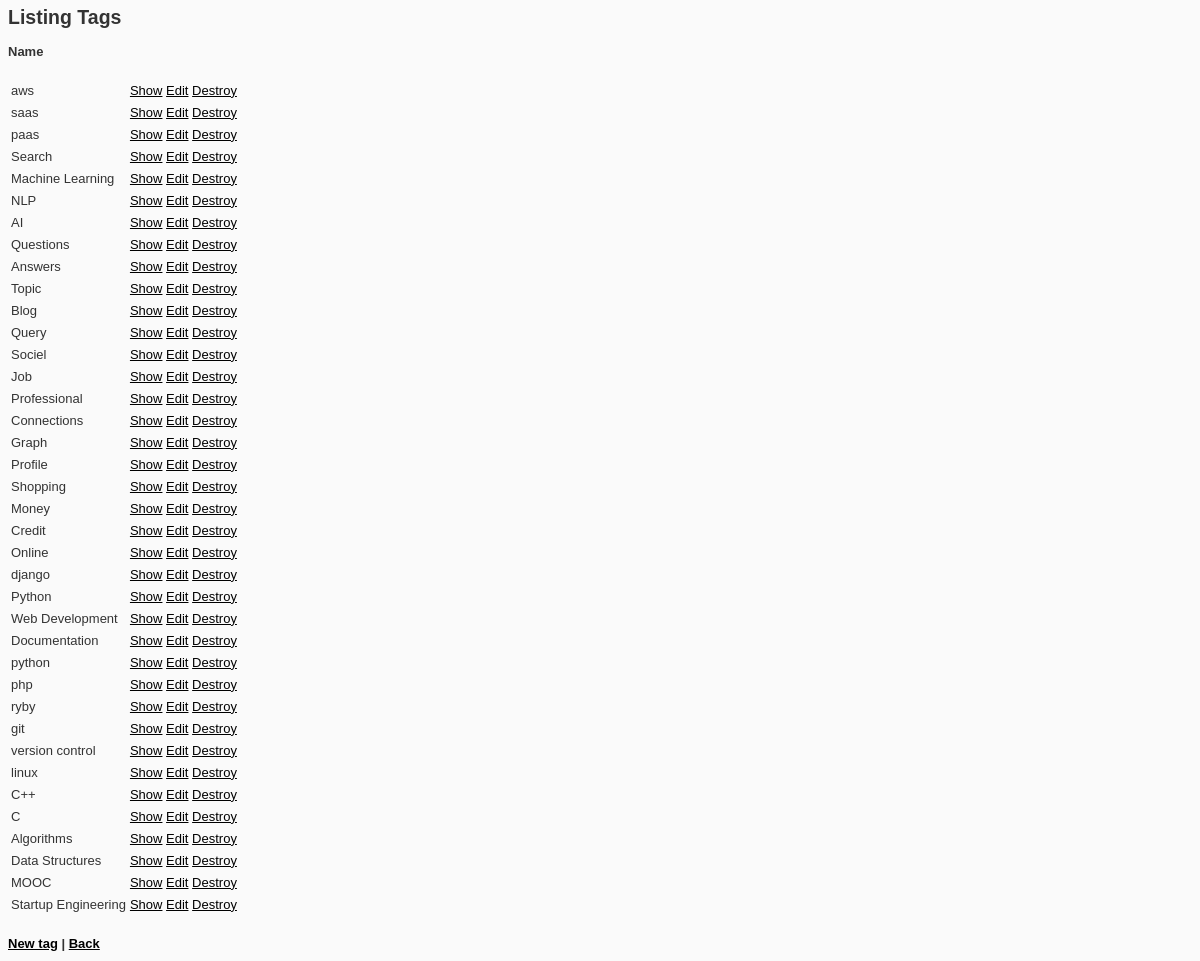
The app's page /tags/ with its own data.
### bookmark/models.py (models this page shows, shortened)
@python_2_unicode_compatible
class T_Tag(models.Model):
	TagID = models.AutoField(primary_key=True)
	Tag = models.CharField(max_length=100)

### bookmark/views.py (the view)
# urls.py: url(r'^tags/$', views.showTags, name='showTags'),
def showTags(request):
	tag_list =  T_Tag.objects.all()
	context = {
	'tag_list': tag_list,
	}
	return render(request,'bookmark/tags.html', context)

### bookmark/templates/bookmark/tags.html (shortened to what this page needs)
{% load staticfiles %}
<link rel="stylesheet" type="text/css" href="{% static 'bookmark/style.css' %}" />
<body>
<h2>Listing Tags</h2>
<h4>Name</h4>
<div id="tags">
<table>
{% if tag_list %}
    {% for tagRow in tag_list %}
        <tr><td>{{ tagRow.Tag }}</td><td> <a href="/tags/{{tagRow.TagID}}">Show</a> <a href="/tags/{{tagRow.TagID}}/edit">Edit</a> <a href="/tags/{{tagRow.TagID}}" class="destroyTag" value="{{tagRow.TagID}}">Destroy</a></td> </tr>
    {% endfor %}
{% else %}
    <p>No tags are available.</p>
{% endif %}
</table>
</div>
<br/>
<b><a href="/tags/new/">New tag</a> | <a href="../">Back</a></b><br/>
</body>

### bookmark/static/bookmark/style.css (style rules this page uses)
body { background-color: #fff; color: #333; font-family: verdana, arial, helvetica, sans-serif; font-size: 13px; line-height: 18px }
p, ol, ul, td { font-family: verdana, arial, helvetica, sans-serif; font-size: 13px; line-height: 18px }
a { color: #000 }
body { background: #fafafa; }

### records on screen
T_Tag: Tag "aws", {{ tagRow.TagID }} 33 (drawn)
T_Tag: Tag "saas", {{ tagRow.TagID }} 34 (drawn)
T_Tag: Tag "paas", {{ tagRow.TagID }} 35 (drawn)
T_Tag: Tag "Search", {{ tagRow.TagID }} 36 (drawn)
T_Tag: Tag "Machine Learning", {{ tagRow.TagID }} 37 (drawn)
T_Tag: Tag "NLP", {{ tagRow.TagID }} 38 (drawn)
T_Tag: Tag "AI", {{ tagRow.TagID }} 39 (drawn)
T_Tag: Tag "Questions", {{ tagRow.TagID }} 40 (drawn)
T_Tag: Tag "Answers", {{ tagRow.TagID }} 41 (drawn)
T_Tag: Tag "Topic", {{ tagRow.TagID }} 42 (drawn)
T_Tag: Tag "Blog", {{ tagRow.TagID }} 43 (drawn)
T_Tag: Tag "Query", {{ tagRow.TagID }} 44 (drawn)
T_Tag: Tag "Sociel", {{ tagRow.TagID }} 45 (drawn)
T_Tag: Tag "Job", {{ tagRow.TagID }} 46 (drawn)
T_Tag: Tag "Professional", {{ tagRow.TagID }} 47 (drawn)
T_Tag: Tag "Connections", {{ tagRow.TagID }} 48 (drawn)
T_Tag: Tag "Graph", {{ tagRow.TagID }} 49 (drawn)
T_Tag: Tag "Profile", {{ tagRow.TagID }} 50 (drawn)
T_Tag: Tag "Shopping", {{ tagRow.TagID }} 51 (drawn)
T_Tag: Tag "Money", {{ tagRow.TagID }} 52 (drawn)
T_Tag: Tag "Credit", {{ tagRow.TagID }} 53 (drawn)
T_Tag: Tag "Online", {{ tagRow.TagID }} 54 (drawn)
T_Tag: Tag "django", {{ tagRow.TagID }} 55 (drawn)
T_Tag: Tag "Python", {{ tagRow.TagID }} 56 (drawn)
T_Tag: Tag "Web Development", {{ tagRow.TagID }} 57 (drawn)
T_Tag: Tag "Documentation", {{ tagRow.TagID }} 58 (drawn)
T_Tag: Tag "python", {{ tagRow.TagID }} 59 (drawn)
T_Tag: Tag "php", {{ tagRow.TagID }} 60 (drawn)
T_Tag: Tag "ryby", {{ tagRow.TagID }} 61 (drawn)
T_Tag: Tag "git", {{ tagRow.TagID }} 62 (drawn)
T_Tag: Tag "version control", {{ tagRow.TagID }} 63 (drawn)
T_Tag: Tag "linux", {{ tagRow.TagID }} 64 (drawn)
T_Tag: Tag "C++", {{ tagRow.TagID }} 65 (drawn)
T_Tag: Tag "C", {{ tagRow.TagID }} 66 (drawn)
T_Tag: Tag "Algorithms", {{ tagRow.TagID }} 67 (drawn)
T_Tag: Tag "Data Structures", {{ tagRow.TagID }} 68 (drawn)
T_Tag: Tag "MOOC", {{ tagRow.TagID }} 69 (drawn)
T_Tag: Tag "Startup Engineering", {{ tagRow.TagID }} 70 (drawn)
